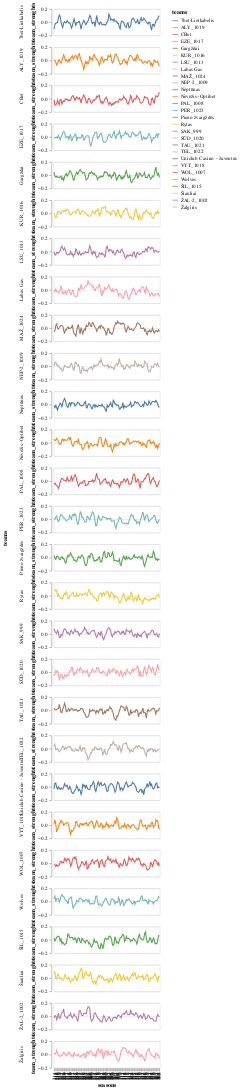

Write notebook code for a chart like this one.
### Code cell
import altair as alt
alt.Chart(
    prior_pc['prior']['team_strenghts'].mean(dim=['chain', 'draw']).to_dataframe().reset_index()
).mark_line().encode(
    alt.X('seasons:O'), alt.Y('team_strenghts'), alt.Color('teams'),
    alt.Row('teams')
).properties(width=200, height=50)

### Figure 1 — Vega-Lite specification as saved in the notebook (floating-point values rounded to 4 significant figures; data arrays with more than 128 entries replaced by an {"elided": "..."} marker saying what was removed)
{"config": {"view": {"continuousWidth": 400, "continuousHeight": 300}}, "data": {"name": "data-ba49b0e2a62157f728ea9798ab1dd6cb"}, "mark": "line", "encoding": {"color": {"field": "teams", "type": "nominal"}, "row": {"field": "teams", "type": "nominal"}, "x": {"field": "seasons", "type": "ordinal"}, "y": {"field": "team_strenghts", "type": "quantitative"}}, "height": 50, "width": 200, "$schema": "https://vega.github.io/schema/vega-lite/v4.17.0.json", "datasets": {"data-ba49b0e2a62157f728ea9798ab1dd6cb": {"elided": "3416 records"}}}
